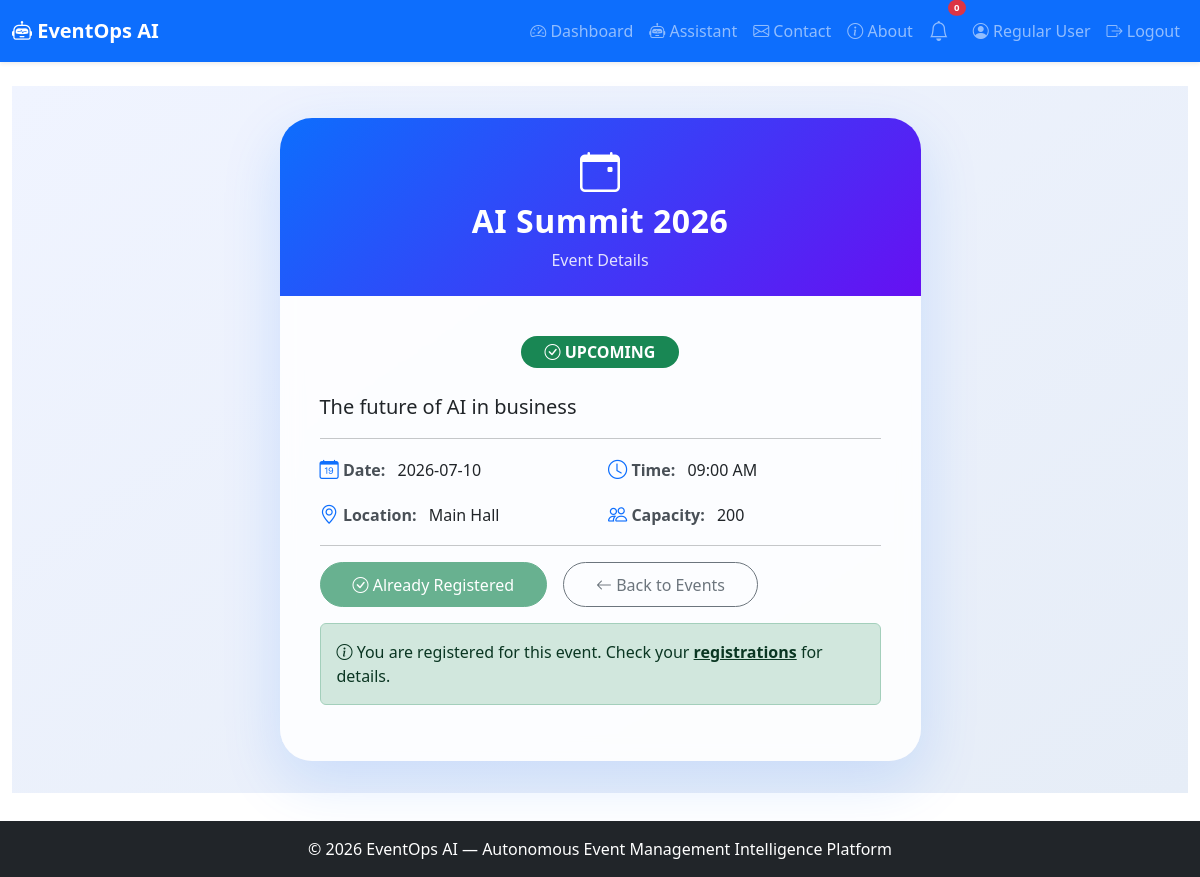
Page /event/1 (signed in) on the committed database.
### app.py (models this page shows, shortened)
class User(UserMixin, db.Model):
    id = db.Column(db.Integer, primary_key=True)
    name = db.Column(db.String(100), nullable=False)
    email = db.Column(db.String(100), unique=True, nullable=False)
    password_hash = db.Column(db.String(200), nullable=False)
    role = db.Column(db.String(20), default='user')
    created_at = db.Column(db.DateTime, default=lambda: datetime.now(timezone.utc))

class Event(db.Model):
    id = db.Column(db.Integer, primary_key=True)
    title = db.Column(db.String(200), nullable=False)
    description = db.Column(db.Text)
    date = db.Column(db.String(50))
    time = db.Column(db.String(50))
    location = db.Column(db.String(200))
    capacity = db.Column(db.Integer)
    status = db.Column(db.String(20), default='upcoming')
    created_at = db.Column(db.DateTime, default=lambda: datetime.now(timezone.utc))

### app.py (the view)
@app.route('/event/<int:event_id>')
@login_required
def event_detail(event_id):
    event = Event.query.get_or_404(event_id)
    registered = Registration.query.filter_by(user_id=current_user.id, event_id=event_id).first() is not None
    return render_template('event_detail.html', event=event, registered=registered)

### app.py (called while the page is built)
@login_manager.user_loader
def load_user(user_id):
    return User.query.get(int(user_id))

### templates/event_detail.html (shortened to what this page needs)
{% extends "base.html" %}
{% block content %}
<div class="detail-wrapper">
<div class="container">
<div class="row justify-content-center">
<div class="col-lg-8 col-xl-7">
<div class="card detail-card">
<div class="card-header">
<i class="bi bi-calendar-event"></i>
<h2>{{ event.title }}</h2>
<p class="mb-0" style="opacity:0.85;">Event Details</p>
</div>
<div class="card-body">
<div class="text-center mb-4">
<span class="badge status-badge bg-{{ 'success' if event.status == 'upcoming' else
'warning' if event.status == 'ongoing' else 'secondary' }}">
<i class="bi bi-{{ 'check-circle' if event.status == 'upcoming' else 'clock' if
event.status == 'ongoing' else 'x-circle' }}"></i>
{{ event.status|upper }}
</span>
</div>
<p class="lead">{{ event.description }}</p>
<hr>
<div class="row g-3">
<div class="col-sm-6">
<i class="bi bi-calendar-date detail-icon"></i>
<span class="detail-label">Date:</span> {{ event.date }}
</div>
<div class="col-sm-6">
<i class="bi bi-clock detail-icon"></i>
<span class="detail-label">Time:</span> {{ event.time }}
</div>
<div class="col-sm-6">
<i class="bi bi-geo-alt detail-icon"></i>
<span class="detail-label">Location:</span> {{ event.location }}
</div>
<div class="col-sm-6">
<i class="bi bi-people detail-icon"></i>
<span class="detail-label">Capacity:</span> {{ event.capacity }}
</div>
</div>
<hr>
<div class="action-buttons d-flex flex-wrap gap-3 mt-3">
{% if registered %}
<span class="btn btn-success disabled">
<i class="bi bi-check-circle"></i> Already Registered
</span>
{% elif event.status == 'upcoming' %}
<a href="{{ url_for('user_register_event') }}" class="btn btn-primary">
<i class="bi bi-person-plus"></i> Register Now
</a>
{% else %}
<span class="btn btn-secondary disabled">
<i class="bi bi-x-circle"></i> Registration Closed
</span>
{% endif %}
<a href="{{ url_for('browse_events') }}" class="btn btn-outline-secondary">
<i class="bi bi-arrow-left"></i> Back to Events
</a>
</div>
{% if registered %}
<div class="alert alert-success mt-3">
<i class="bi bi-info-circle"></i> You are registered for this event. Check your <a
href="{{ url_for('user_my_registrations') }}" class="alert-link">registrations</a> for details.
</div>
{% endif %}
</div>
</div>
</div>
</div>
</div>
</div>
{% endblock %}

### templates/base.html (shortened to what this page needs)
<!DOCTYPE html>
<html lang="en">
<head>
    <link href="https://cdn.jsdelivr.net/npm/bootstrap@5.3.0/dist/css/bootstrap.min.css" rel="stylesheet">
    <link rel="stylesheet" href="https://cdn.jsdelivr.net/npm/bootstrap-icons@1.11.0/font/bootstrap-icons.css">
    <link rel="stylesheet" href="{{ url_for('static', filename='css/style.css') }}">
</head>
<body>
    <nav class="navbar navbar-expand-lg navbar-dark bg-primary shadow-sm">
        <div class="container-fluid">
            <a class="navbar-brand fw-bold" href="{{ url_for('index') }}">
                <i class="bi bi-robot"></i> EventOps AI
            </a>
            <div class="collapse navbar-collapse" id="navbarNav">
                <ul class="navbar-nav ms-auto align-items-lg-center">
                    {% if current_user.is_authenticated %}
                        <li class="nav-item">
                            <a class="nav-link" href="{{ url_for('dashboard') }}">
                                <i class="bi bi-speedometer2"></i> Dashboard
                            </a>
                        </li>
                        <li class="nav-item">
                            <a class="nav-link" href="{{ url_for('assistant_page') }}">
                                <i class="bi bi-robot"></i> Assistant
                            </a>
                        </li>
                        <li class="nav-item">
                            <a class="nav-link" href="{{ url_for('contact') }}">
                                <i class="bi bi-envelope"></i> Contact
                            </a>
                        </li>
                        <li class="nav-item">
                            <a class="nav-link" href="{{ url_for('about') }}">
                                <i class="bi bi-info-circle"></i> About
                            </a>
                        </li>
                        <li class="nav-item position-relative me-2">
                            <a class="nav-link" href="#" title="Notifications" data-bs-toggle="dropdown">
                                <i class="bi bi-bell fs-5"></i>
                                <span class="position-absolute top-0 start-100 translate-middle badge rounded-pill bg-danger" style="font-size:0.6rem;">
                                    0
                                </span>
                            </a>
                        </li>
                        <li class="nav-item">
                            <a class="nav-link" href="{{ url_for('profile') }}">
                                <i class="bi bi-person-circle"></i> {{ current_user.name }}
                            </a>
                        </li>
                        <li class="nav-item">
                            <a class="nav-link" href="{{ url_for('logout') }}">
                                <i class="bi bi-box-arrow-right"></i> Logout
                            </a>
                        </li>
                    {% endif %}
                </ul>
            </div>
        </div>
    </nav>
    <main class="container-fluid py-4">
        {% block content %}{% endblock %}
    </main>
    <footer class="footer bg-dark text-white py-3 mt-4">
        <div class="container text-center">
            <span>© 2026 EventOps AI — Autonomous Event Management Intelligence Platform</span>
        </div>
    </footer>
</body>
</html>

### static/css/style.css (style rules this page uses)
body { padding-bottom: 60px; }
.footer { position: fixed; bottom: 0; width: 100%; }

### templates/event_detail.html (style rules this page uses)
.detail-wrapper { min-height: 80vh; background: linear-gradient(145deg, #f0f4ff 0%, #e6edf7 100%); padding: 2rem 0; }
.detail-card { border: none; border-radius: 2rem; background: rgba(255, 255, 255, 0.85); backdrop-filter: blur(10px); box-shadow: 0 20px 60px rgba(13, 110, 253, 0.15); transition: transform 0.3s ease; overflow: hidden; }
.detail-card .card-header { background: linear-gradient(135deg, #0d6efd, #6610f2); color: white; padding: 1.5rem 2rem; border: none; text-align: center; }
.detail-card .card-header h2 { font-weight: 700; letter-spacing: 0.5px; }
.detail-card .card-header i { font-size: 2.5rem; margin-bottom: 0.3rem; }
.detail-card .card-body { padding: 2.5rem 2.5rem; }
.status-badge { font-size: 1rem; padding: 0.5rem 1.5rem; border-radius: 30px; }
.detail-icon { color: #0d6efd; width: 1.8rem; font-size: 1.2rem; text-align: center; }
.detail-label { font-weight: 600; color: #495057; margin-right: 0.5rem; }
.action-buttons .btn { border-radius: 50px; padding: 0.6rem 2rem; font-weight: 500; transition: all 0.2s ease; }

### rows in the picture
User: name "Regular User"
Event: title "AI Summit 2026", status "UPCOMING", description "The future of AI in business", date "2026-07-10", time "09:00 AM", location "Main Hall", capacity "200"
